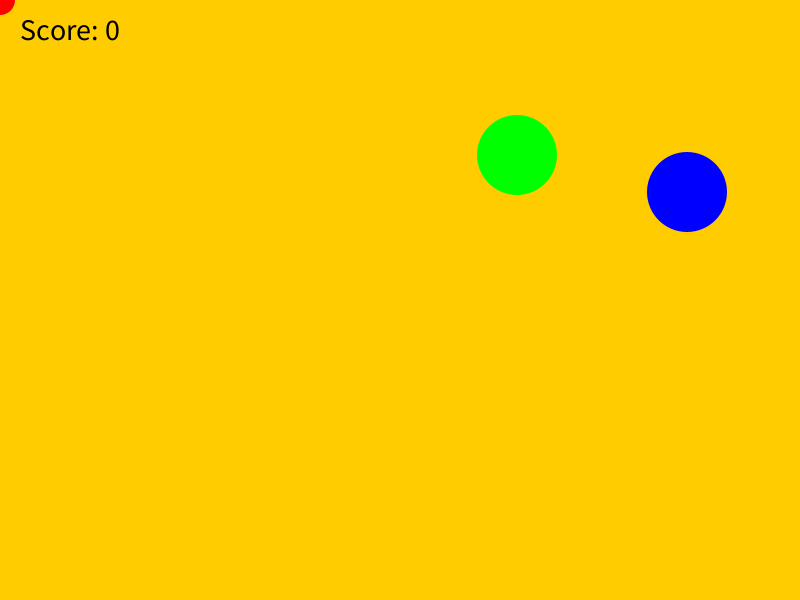
Frame 1 (no input)
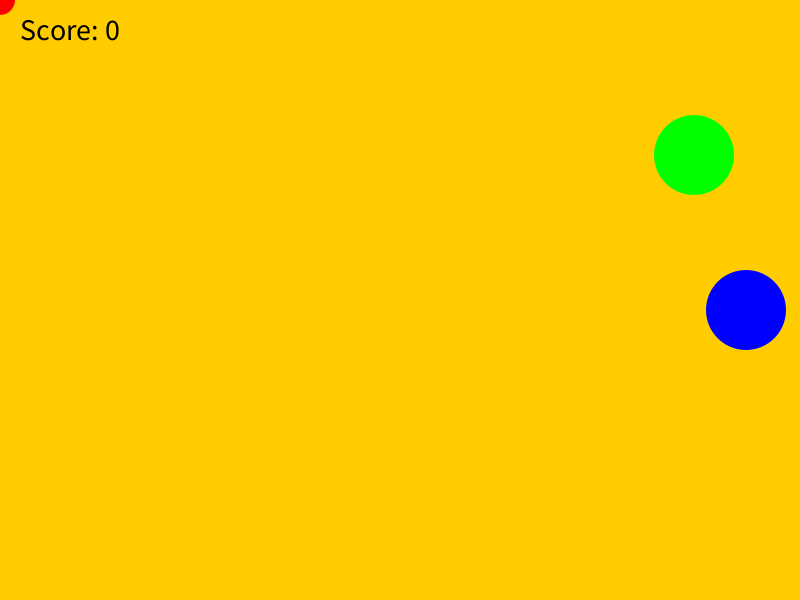
Frame 60 (the mouse pressed at the canvas centre just before this capture)
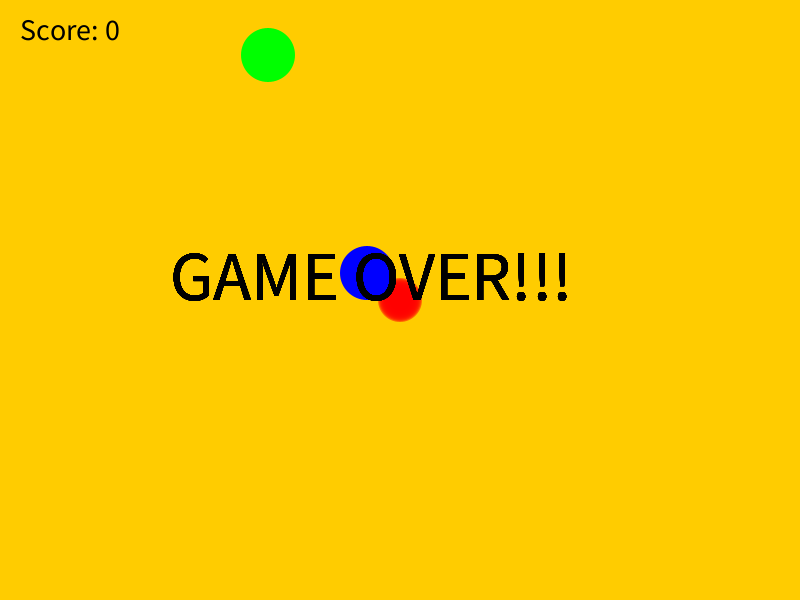
Frame 120 (the mouse held since frame 60 and released just before this capture)

The Processing sketch that drew these frames (run headless with seeded random() and noise(); from frame 60 on, the mouse is pressed at the canvas centre):

// Processing sketch: processing_103433
// ── processing_103433.pde

class Ball
{
  int x, y, vx, vy;
  Ball(int start_x, int start_y, int x_vel, int y_vel)
  {
    x = start_x;
    y = start_y;
    vx = x_vel;
    vy = y_vel;
  }
   
  void update()
  {
    // update position with velocity
    x += vx;
    y += vy;
     
    // check for collision on x axis
    if (x <= 0 || x >= width) {
      vx = -vx;
    }
     
    // check for collision on y axis
    if (y <= 0 || y >= height) {
      vy = -vy;
    }
  }
}
 
int enemy_radius;
int ball_radius;
int score;
int snake_size = 20;
boolean in_play;
Ball[] enemys;
Ball green_ball;
int[] x_mouse;
int[] y_mouse;
 
void setup()
{
  noStroke();
  ellipseMode(RADIUS);
  size(800, 600);
   
  score = 0;
  in_play = true;
  green_ball = generate_ball();
  enemys = new Ball[100];
  enemys[0] = generate_ball();
  x_mouse = new int[snake_size];
  y_mouse = new int[snake_size];
  for (int i = 0; i < x_mouse.length; i++)
  {
    x_mouse[i] = mouseX;
    y_mouse[i] = mouseY;
  }
  frameRate(60);
}
 
void draw()
{
  if (in_play)
  {
    // set background to yellow
    background(255, 204, 0);
     
    // draw score
    fill(0);
    textSize(30);
    text("Score: " + score, 20, 40);
     
    // draw red ball at mouse position mapping x coordinate to size
    //                                         y coodrinate to transparency
    ball_radius = (int) map(mouseX, 0, width, 15, 30);
    int ball_alpha = (int) map(mouseY, 0, height, 255, 0);
    
    for (int i = 0; i < x_mouse.length; i++)
    {
      fill(255, 0, 0, (i + 1)/(float) snake_size * ball_alpha);
      ellipse(x_mouse[i], y_mouse[i], (i + 1)/(float) snake_size * ball_radius, (i + 1)/(float) snake_size * ball_radius);
    }
    
    for (int i = 0; i < x_mouse.length-1; i ++ )
    {
      x_mouse[i] = x_mouse[i+1];
      y_mouse[i] = y_mouse[i+1];
    }
    
    x_mouse[x_mouse.length - 1] = mouseX;
    y_mouse[y_mouse.length - 1] = mouseY;
     
    // enemys size is inversed to mouseX
    enemy_radius = (int) map(mouseX, 0, width, 40, 15);
     
    // draw and update green ball
    fill(0, 255, 0);
    ellipse(green_ball.x, green_ball.y, enemy_radius, enemy_radius);
    green_ball.update();
     
    // draw and update enemys
    fill(0, 0, 255);
    for (int i = 0; i < score + 1; i++)
    {
      enemys[i].update();
      ellipse(enemys[i].x, enemys[i].y, enemy_radius, enemy_radius);
       
      // check for collision between emeys and red ball
      if (dist(mouseX, mouseY, enemys[i].x, enemys[i].y) < (ball_radius + enemy_radius) * 0.9)
      {
        in_play = false;
      }
    }
     
    // check for collision between red ball
    if (dist(mouseX, mouseY, green_ball.x, green_ball.y) < ball_radius + enemy_radius)
    {
      score++;
      enemys[score] = generate_ball();
      green_ball = generate_ball();
    }
  }
  else
  {
    fill(0);
    textSize(70);
    text("GAME OVER!!!", width / 2 - 230, height / 2);
  }
}
 
Ball generate_ball()
{
  int x, y, vx, vy;
   
  // make sure that new ball is far from red ball
  do
  {
    x = (int) random(width);
    y = (int) random(height);
  } while (dist(mouseX, mouseY, x, y) < ball_radius + enemy_radius + 50);
  vx = (int) random(4);
  vy = (int) random(4);
  return new Ball(x, y, vx, vy);
}
 
void mousePressed()
{
  setup();
}
